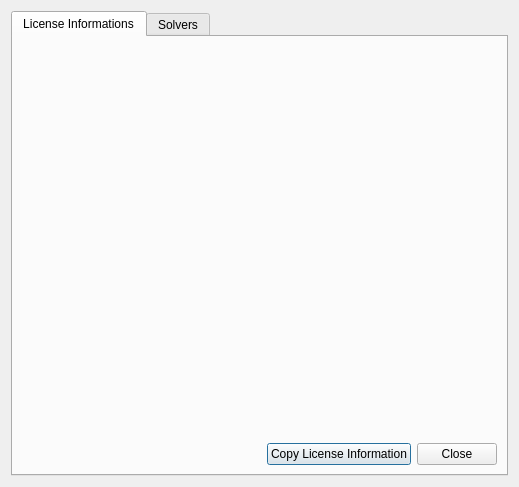
<?xml version="1.0" encoding="UTF-8"?>
<ui version="4.0">
 <class>AboutGAMSDialog</class>
 <widget class="QDialog" name="AboutGAMSDialog">
  <property name="geometry">
   <rect>
    <x>0</x>
    <y>0</y>
    <width>519</width>
    <height>487</height>
   </rect>
  </property>
  <property name="windowTitle">
   <string>Dialog</string>
  </property>
  <property name="locale">
   <locale language="English" country="UnitedStates"/>
  </property>
  <layout class="QVBoxLayout" name="verticalLayout_2">
   <item>
    <widget class="QTabWidget" name="tabWidget">
     <property name="sizePolicy">
      <sizepolicy hsizetype="Preferred" vsizetype="Preferred">
       <horstretch>0</horstretch>
       <verstretch>0</verstretch>
      </sizepolicy>
     </property>
     <property name="currentIndex">
      <number>0</number>
     </property>
     <widget class="QWidget" name="LicenseInfo">
      <attribute name="title">
       <string>License Informations</string>
      </attribute>
      <layout class="QVBoxLayout" name="verticalLayout_3">
       <item>
        <layout class="QHBoxLayout" name="horizontalLayout_2">
         <item>
          <layout class="QVBoxLayout" name="verticalLayoutlogo">
           <item>
            <widget class="QLabel" name="gamslogo">
             <property name="sizePolicy">
              <sizepolicy hsizetype="MinimumExpanding" vsizetype="MinimumExpanding">
               <horstretch>0</horstretch>
               <verstretch>0</verstretch>
              </sizepolicy>
             </property>
             <property name="text">
              <string/>
             </property>
            </widget>
           </item>
           <item>
            <spacer name="verticalSpacer">
             <property name="orientation">
              <enum>Qt::Vertical</enum>
             </property>
             <property name="sizeHint" stdset="0">
              <size>
               <width>20</width>
               <height>408</height>
              </size>
             </property>
            </spacer>
           </item>
          </layout>
         </item>
         <item>
          <layout class="QVBoxLayout" name="verticalLayout">
           <item>
            <widget class="QLabel" name="label">
             <property name="sizePolicy">
              <sizepolicy hsizetype="MinimumExpanding" vsizetype="MinimumExpanding">
               <horstretch>0</horstretch>
               <verstretch>0</verstretch>
              </sizepolicy>
             </property>
             <property name="maximumSize">
              <size>
               <width>431</width>
               <height>16777215</height>
              </size>
             </property>
             <property name="frameShape">
              <enum>QFrame::NoFrame</enum>
             </property>
             <property name="frameShadow">
              <enum>QFrame::Plain</enum>
             </property>
             <property name="lineWidth">
              <number>1</number>
             </property>
             <property name="text">
              <string/>
             </property>
             <property name="textFormat">
              <enum>Qt::RichText</enum>
             </property>
             <property name="scaledContents">
              <bool>true</bool>
             </property>
             <property name="alignment">
              <set>Qt::AlignLeading|Qt::AlignLeft|Qt::AlignVCenter</set>
             </property>
             <property name="textInteractionFlags">
              <set>Qt::LinksAccessibleByMouse|Qt::TextSelectableByMouse</set>
             </property>
            </widget>
           </item>
           <item>
            <spacer name="verticalSpacer_2">
             <property name="orientation">
              <enum>Qt::Vertical</enum>
             </property>
             <property name="sizeType">
              <enum>QSizePolicy::Preferred</enum>
             </property>
             <property name="sizeHint" stdset="0">
              <size>
               <width>20</width>
               <height>50</height>
              </size>
             </property>
            </spacer>
           </item>
          </layout>
         </item>
        </layout>
       </item>
       <item>
        <layout class="QHBoxLayout" name="horizontalLayout_bottom">
         <item>
          <spacer name="horizontalSpacer">
           <property name="orientation">
            <enum>Qt::Horizontal</enum>
           </property>
           <property name="sizeHint" stdset="0">
            <size>
             <width>218</width>
             <height>20</height>
            </size>
           </property>
          </spacer>
         </item>
         <item>
          <widget class="QPushButton" name="copylicense">
           <property name="sizePolicy">
            <sizepolicy hsizetype="Minimum" vsizetype="Preferred">
             <horstretch>0</horstretch>
             <verstretch>0</verstretch>
            </sizepolicy>
           </property>
           <property name="text">
            <string>Copy License Information</string>
           </property>
          </widget>
         </item>
         <item>
          <widget class="QPushButton" name="close">
           <property name="sizePolicy">
            <sizepolicy hsizetype="Minimum" vsizetype="Preferred">
             <horstretch>0</horstretch>
             <verstretch>0</verstretch>
            </sizepolicy>
           </property>
           <property name="text">
            <string>Close</string>
           </property>
           <property name="iconSize">
            <size>
             <width>16</width>
             <height>16</height>
            </size>
           </property>
          </widget>
         </item>
        </layout>
       </item>
      </layout>
     </widget>
     <widget class="QWidget" name="Solvers">
      <attribute name="title">
       <string>Solvers</string>
      </attribute>
      <widget class="QListWidget" name="listWidget">
       <property name="geometry">
        <rect>
         <x>20</x>
         <y>40</y>
         <width>301</width>
         <height>331</height>
        </rect>
       </property>
      </widget>
     </widget>
    </widget>
   </item>
  </layout>
 </widget>
 <resources/>
 <connections/>
</ui>
